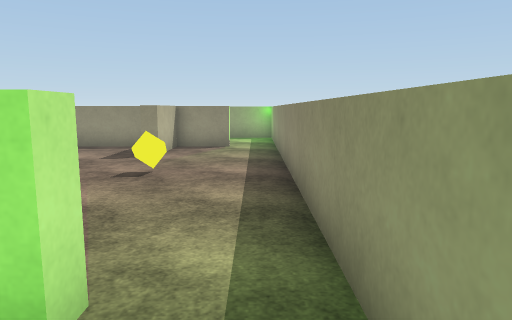
[1] (above)

19 first-person views from a walk through a 3-D level made in the Unity game engine. The camera is 1.4 m above the floor, tilts 8° down and sees 70° across. The floor is counted in squares, 1 m on a side. Each view is taken from the middle of a square. On the plan, view 1 faces up. The plan holds only what a view shows up to about 16 squares ahead; the rest is blank. The place goes on beyond the plan. The player is left out. Surface patterns are stand-ins for the level's own textures.

[2]
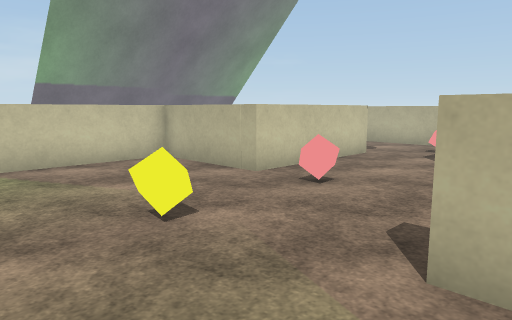

[3]
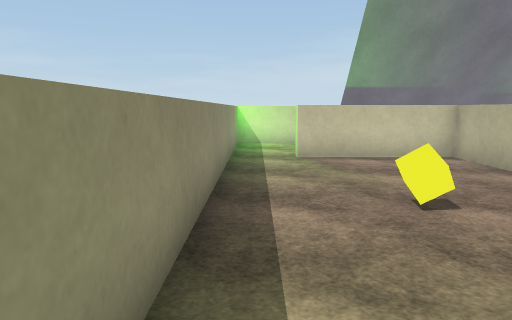

[4]
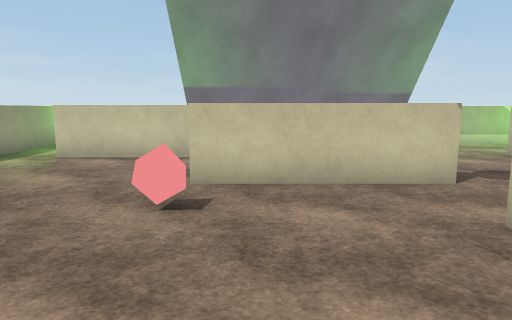

[5]
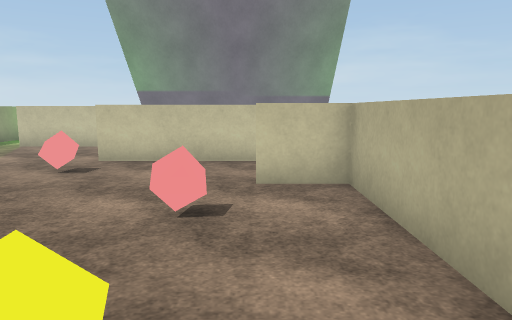

[6]
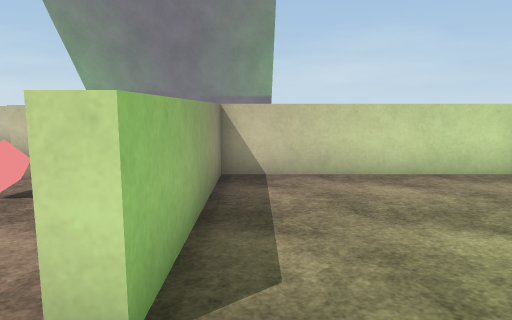

[7]
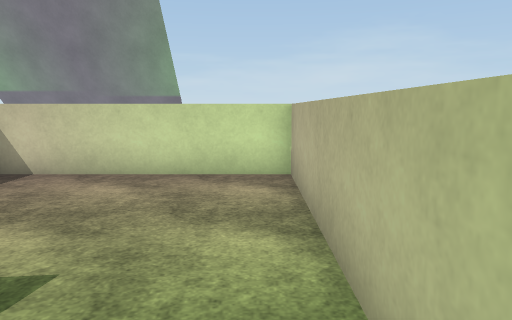

[8]
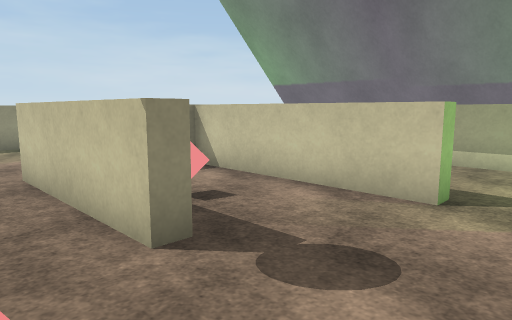

[9]
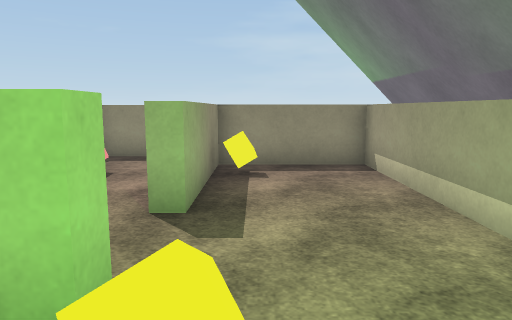

[10]
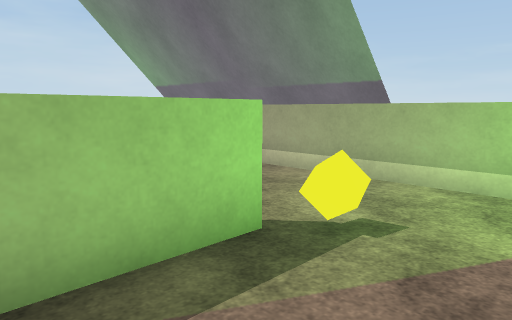

[11]
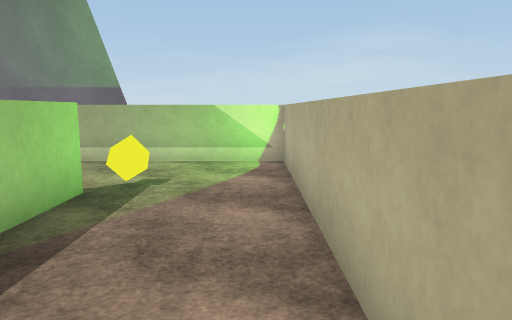

[12]
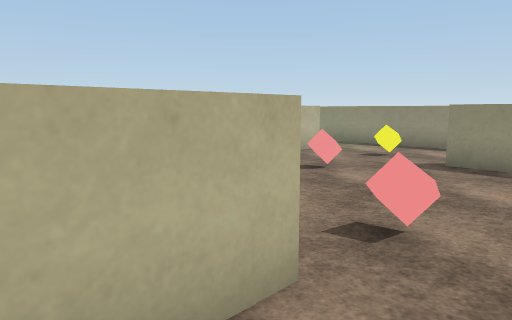

[13]
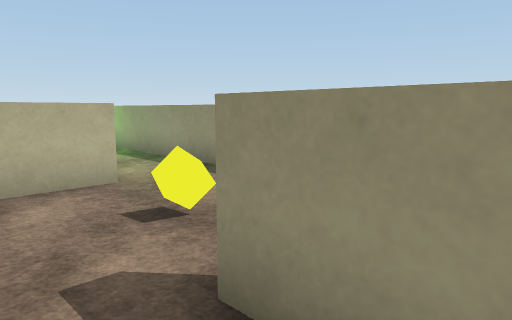

[14]
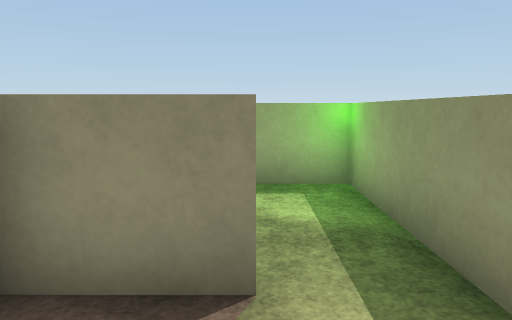

[15]
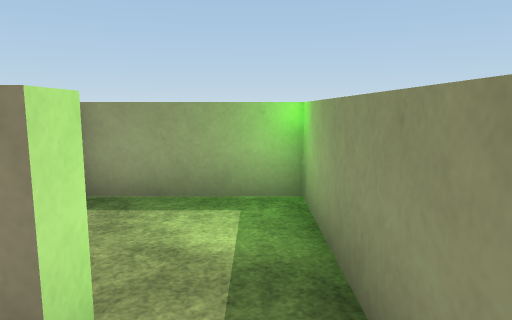

[16]
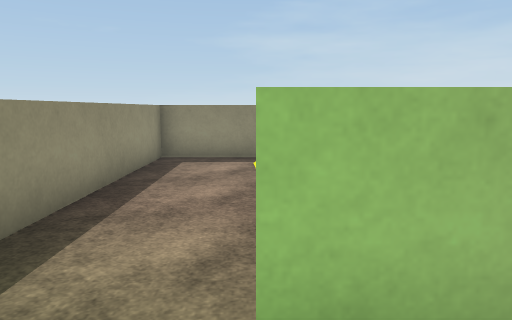

[17]
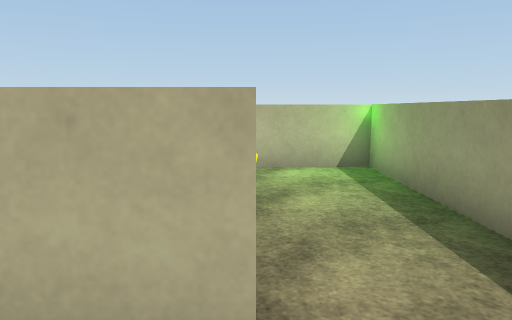

[18]
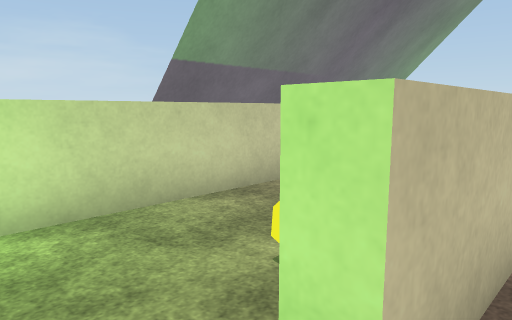

[19]
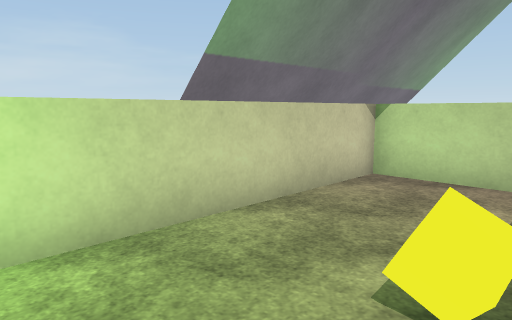

### Floor plan
Key: @ floor where view 1 was taken; # wall or solid block; . floor; = window, fence, low wall or low ledge; ^ raised ledge; C yellow cube; R red cube; O other object.
Columns run from 19 left of view 1 to 1 right of it. Each row starts with its distance up from view 1.
 18 ^###############^####
 17 ^...............^...#
 16 ^...............^...#
 15 ^..O...^..C..... ...#
 14 ^......^.....###^##.#
 13 ^......^........^...#
 12 ^......^........^...#
 11 ^......^..R.....^...#
 10 ^......^............#
  9 ^^^^^^^^^^..........#
  8  .   ..O.....R...C..#
  7 ^   #...............#
  6 ^...#...=^^^^^......#
  5 ^...#.....R..^......#
  4 ^...#........^......#
  3 ^...#........^......#
  2 ^...#..^^^C^^^^^^C=.#
  1 ^..C.......^........#
  0 ^..........^.......@#
 -1 ^..........^........#
 -2 ^^^^^^^^^^^^^^^^^^^^^

Where each view was taken, in squares from view 1:
view 1: 0 up, 0 right, facing up
view 2: 12 up, 0 right, facing down-left
view 3: 13 up, 0 right, facing down
view 4: 13 up, 7 left, facing down
view 5: 16 up, 10 left, facing down
view 6: 17 up, 13 left, facing down
view 7: 17 up, 18 left, facing down
view 8: 8 up, 14 left, facing down-right
view 9: 1 up, 17 left, facing right
view 10: 5 up, 18 left, facing down-right
view 11: 8 up, 18 left, facing down
view 12: 4 up, 4 left, facing up-left
view 13: 12 up, 5 left, facing up-left
view 14: 11 up, 1 left, facing up
view 15: 12 up, 0 right, facing up
view 16: 15 up, 14 left, facing right
view 17: 15 up, 10 left, facing left
view 18: 3 up, 0 right, facing down-left
view 19: 2 up, 0 right, facing down-left
